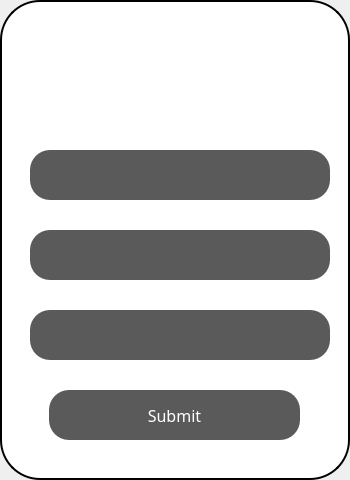
<?xml version="1.0" encoding="UTF-8"?>
<ui version="4.0">
 <class>chartswindow</class>
 <widget class="QDialog" name="chartswindow">
  <property name="geometry">
   <rect>
    <x>0</x>
    <y>0</y>
    <width>350</width>
    <height>480</height>
   </rect>
  </property>
  <property name="windowTitle">
   <string>Dialog</string>
  </property>
  <widget class="QWidget" name="widget" native="true">
   <property name="geometry">
    <rect>
     <x>0</x>
     <y>0</y>
     <width>350</width>
     <height>480</height>
    </rect>
   </property>
   <property name="styleSheet">
    <string notr="true">QWidget#widget{
background-color: rgb(255,255,255);
border-radius:40px;
border: 2px solid black;
}</string>
   </property>
   <widget class="QPushButton" name="closeButtoncharts_4">
    <property name="geometry">
     <rect>
      <x>290</x>
      <y>20</y>
      <width>41</width>
      <height>31</height>
     </rect>
    </property>
    <property name="mouseTracking">
     <bool>true</bool>
    </property>
    <property name="autoFillBackground">
     <bool>false</bool>
    </property>
    <property name="styleSheet">
     <string notr="true">QWidget#closeButton_4{
	image:url(:/new/prefix1/icons/close.png);
}

QWidget#closeButton_4:hover{
	image:url(:/new/prefix1/icons/close_pressed.png);
}

QWidget#closeButton_4:pressed{
border: none;
outline: none;
image:url(:/new/prefix1/icons/close_pressed.png);
}</string>
    </property>
    <property name="text">
     <string/>
    </property>
    <property name="iconSize">
     <size>
      <width>20</width>
      <height>20</height>
     </size>
    </property>
    <property name="autoRepeat">
     <bool>false</bool>
    </property>
    <property name="autoDefault">
     <bool>false</bool>
    </property>
    <property name="default">
     <bool>false</bool>
    </property>
    <property name="flat">
     <bool>true</bool>
    </property>
   </widget>
   <widget class="QWidget" name="amontWidget" native="true">
    <property name="geometry">
     <rect>
      <x>30</x>
      <y>150</y>
      <width>300</width>
      <height>50</height>
     </rect>
    </property>
    <property name="styleSheet">
     <string notr="true">QWidget#amontWidget{
	background-color: rgb(90, 90, 90);
	border-radius:20px;
}</string>
    </property>
   </widget>
   <widget class="QWidget" name="dateWidget" native="true">
    <property name="geometry">
     <rect>
      <x>30</x>
      <y>230</y>
      <width>300</width>
      <height>50</height>
     </rect>
    </property>
    <property name="styleSheet">
     <string notr="true">QWidget#dateWidget{
	background-color: rgb(90, 90, 90);
	border-radius:20px;
}</string>
    </property>
   </widget>
   <widget class="QWidget" name="typeWidget" native="true">
    <property name="geometry">
     <rect>
      <x>30</x>
      <y>310</y>
      <width>300</width>
      <height>50</height>
     </rect>
    </property>
    <property name="styleSheet">
     <string notr="true">QWidget#typeWidget{
	background-color: rgb(90, 90, 90);
	border-radius:20px;
}</string>
    </property>
   </widget>
   <widget class="QPushButton" name="submitButton">
    <property name="geometry">
     <rect>
      <x>49</x>
      <y>390</y>
      <width>251</width>
      <height>50</height>
     </rect>
    </property>
    <property name="font">
     <font>
      <family>Poppins</family>
      <pointsize>12</pointsize>
      <bold>false</bold>
     </font>
    </property>
    <property name="styleSheet">
     <string notr="true">QWidget#submitButton{
	background-color: rgb(90, 90, 90);
	border-radius:20px;
	color: rgb(255,255,255);
}

QWidget#submitButton:hover{
	background-color: rgb(195, 195, 195);
	border-radius:20px;
	color: rgb(255,255,255);
}</string>
    </property>
    <property name="text">
     <string>Submit</string>
    </property>
    <property name="flat">
     <bool>true</bool>
    </property>
   </widget>
  </widget>
 </widget>
 <resources/>
 <connections/>
</ui>
